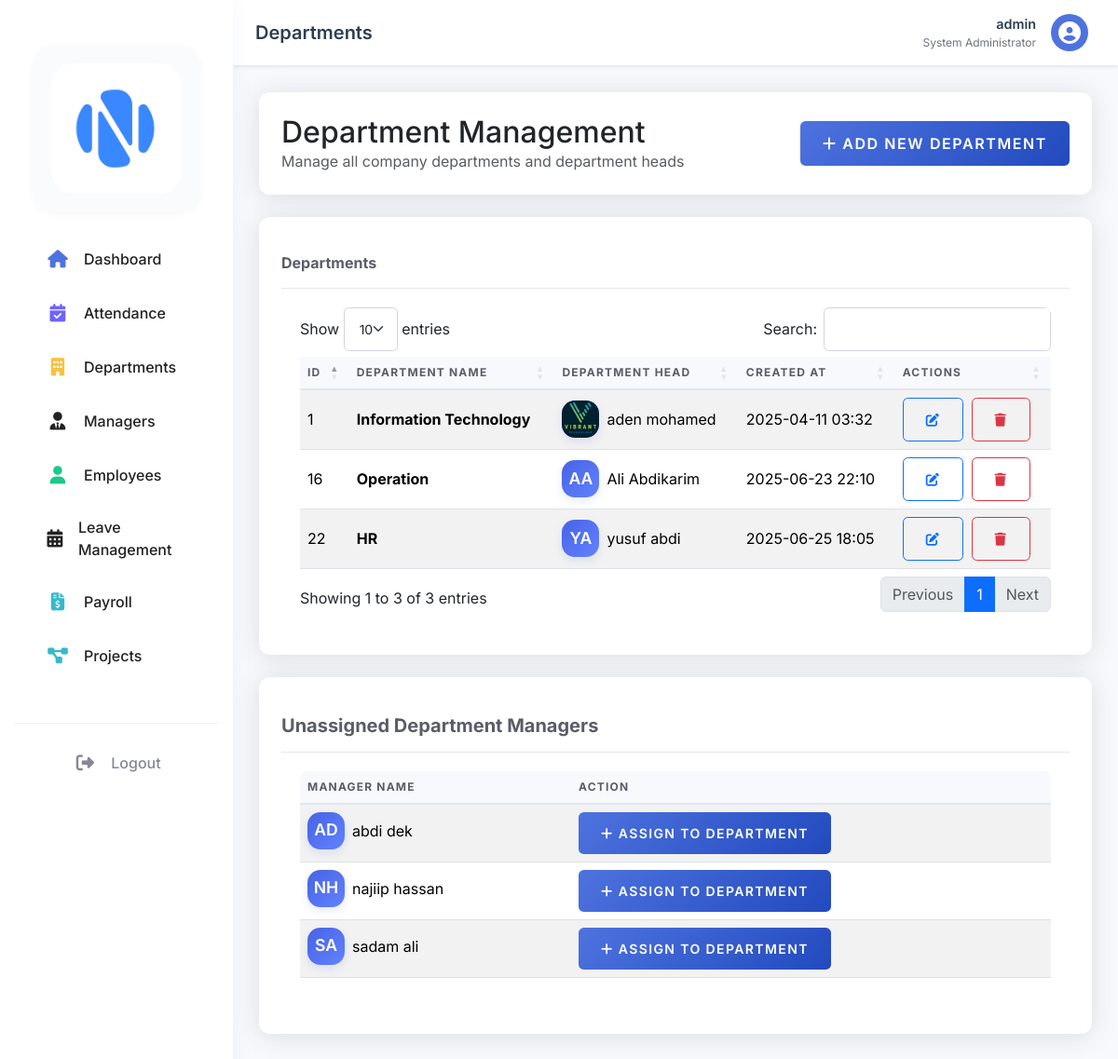
The app's page /dashboard/admin/departments.php (signed in), older data.
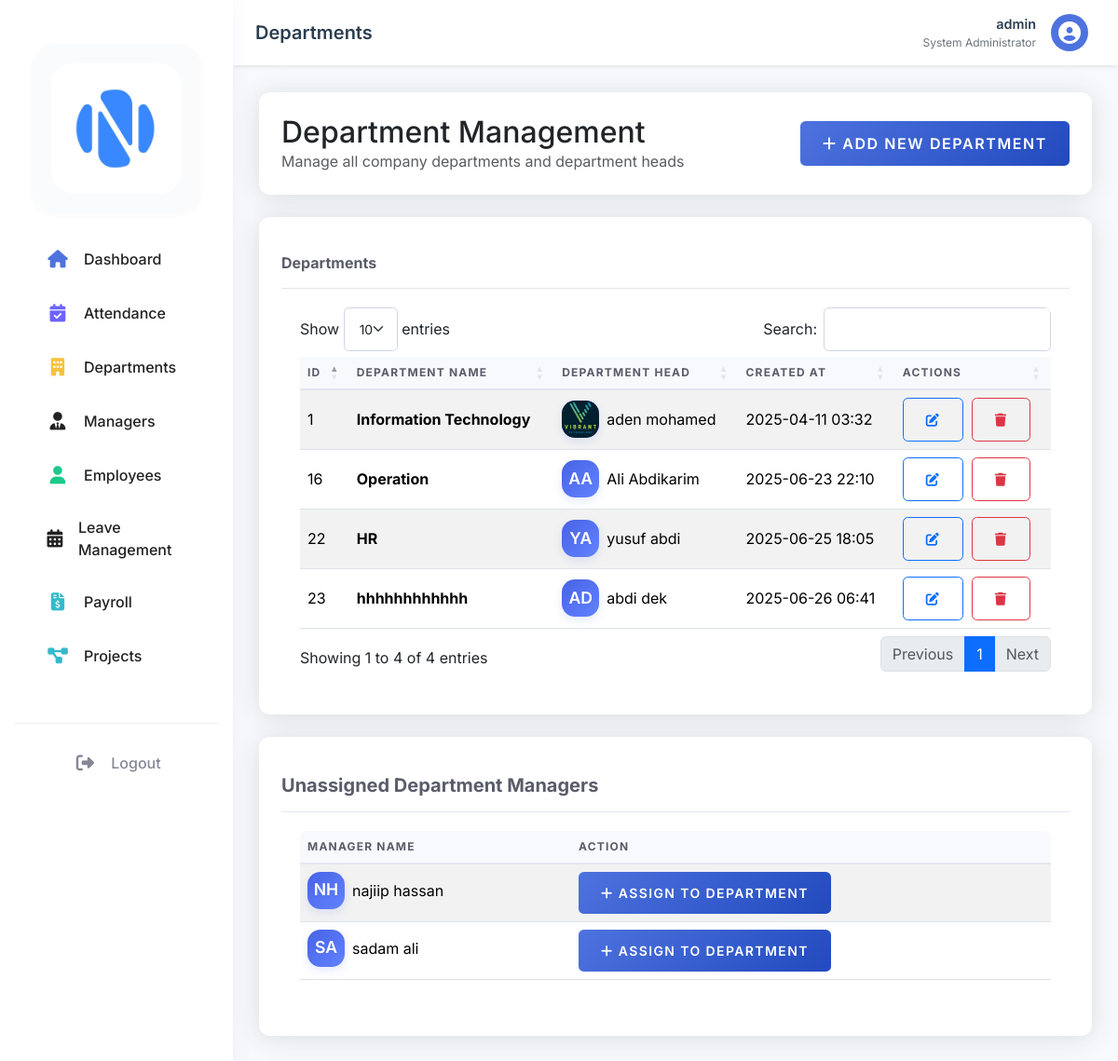
The same page, newer data.
### tables this page shows
CREATE TABLE `departments` (
  `dept_id` int(11) NOT NULL,
  `dept_name` varchar(100) NOT NULL,
  `dept_head` int(11) DEFAULT NULL,
  `created_at` timestamp NOT NULL DEFAULT CURRENT_TIMESTAMP
);

CREATE TABLE `employees` (
  `emp_id` int(11) NOT NULL,
  `user_id` int(11) DEFAULT NULL,
  `first_name` varchar(50) NOT NULL,
  `last_name` varchar(50) NOT NULL,
  `dept_id` int(11) DEFAULT NULL,
  `position` varchar(100) DEFAULT NULL,
  `hire_date` date DEFAULT NULL,
  `basic_salary` decimal(10,2) DEFAULT '0.00',
  `salary` decimal(10,2) DEFAULT NULL,
  `phone` varchar(20) DEFAULT NULL,
  `address` text,
  `profile_image` varchar(255) DEFAULT NULL,
  `gender` enum('male','female') NOT NULL DEFAULT 'male'
);

CREATE TABLE `users` (
  `user_id` int(11) NOT NULL,
  `username` varchar(50) NOT NULL,
  `password` varchar(255) NOT NULL,
  `email` varchar(100) NOT NULL,
  `role` enum('admin','hr','manager','employee') NOT NULL,
  `status` enum('active','inactive','on_leave','deleted') DEFAULT 'active',
  `created_at` timestamp NOT NULL DEFAULT CURRENT_TIMESTAMP,
  `last_login` timestamp NULL DEFAULT NULL,
  `reset_token` varchar(64) DEFAULT NULL,
  `reset_token_expires` datetime DEFAULT NULL,
  `reset_code` varchar(6) DEFAULT NULL,
  `reset_code_expires` datetime DEFAULT NULL
);

### dashboard/admin/departments.php (the view, shortened to what the changed rows need)
<?php
require_once '../../config/database.php';
try {
    $stmt = $pdo->query("
        SELECT d.*, CONCAT(e.first_name, ' ', e.last_name) as head_name
        FROM departments d
        LEFT JOIN users u ON d.dept_head = u.user_id
        LEFT JOIN employees e ON u.user_id = e.user_id
        ORDER BY d.dept_name
    ");
    $departments = $stmt->fetchAll();
    $stmt = $pdo->query("
        SELECT u.user_id, CONCAT(e.first_name, ' ', e.last_name) as full_name
        FROM users u
        JOIN employees e ON u.user_id = e.user_id
        WHERE u.role = 'manager'
        AND u.status = 'active'
        AND u.user_id NOT IN (SELECT dept_head FROM departments WHERE dept_head IS NOT NULL)
        ORDER BY e.first_name
    ");
    $unassigned_managers = $stmt->fetchAll();
} catch (PDOException $e) {
    $error = "Error fetching data: " . $e->getMessage();
}
?>
<!DOCTYPE html>
<html lang="en">
<head>
    <link href="https://cdn.jsdelivr.net/npm/bootstrap@5.3.2/dist/css/bootstrap.min.css" rel="stylesheet">
    <link rel="stylesheet" href="https://cdnjs.cloudflare.com/ajax/libs/font-awesome/6.4.0/css/all.min.css">
    <link rel="stylesheet" href="https://cdn.datatables.net/1.11.5/css/dataTables.bootstrap5.min.css">
    <link rel="stylesheet" href="../../assets/css/dashboard.css">
</head>
<body>
    <div class="main-content" id="main-content">
        <div class="container-fluid py-4">
            <div class="dashboard-header mb-4">
                <div class="d-flex justify-content-between align-items-center">
                    <div>
                        <h1 class="h2 mb-0">Department Management</h1>
                    </div>
                </div>
            </div>
            <div class="modern-card">
                <div class="card-body">
                    <div class="table-responsive">
                        <table id="departmentsTable" class="table table-striped table-hover align-middle">
                            <thead class="table-light">
                                <tr>
                                    <th>ID</th>
                                    <th>Department Name</th>
                                    <th>Department Head</th>
                                    <th>Created At</th>
                                    <th>Actions</th>
                                </tr>
                            </thead>
                            <tbody>
                                <?php foreach ($departments as $dept): ?>
                                <tr>
                                    <td><?php echo $dept['dept_id']; ?></td>
                                    <td><strong><?php echo htmlspecialchars($dept['dept_name']); ?></strong></td>
                                    <td>
                                        <div class="d-flex align-items-center gap-2">
                                            <div class="team-avatar">
                                                <?php
                                                $headImg = null;
                                                $headFirst = '';
                                                $headLast = '';
                                                if (!empty($dept['dept_head'])) {
                                                    $stmtHead = $pdo->prepare("SELECT e.profile_image, e.first_name, e.last_name FROM employees e JOIN users u ON e.user_id = u.user_id WHERE u.user_id = ?");
                                                    $stmtHead->execute([$dept['dept_head']]);
                                                    $headRow = $stmtHead->fetch();
                                                    if ($headRow) {
                                                        $headImg = $headRow['profile_image'] ?? null;
                                                        $headFirst = $headRow['first_name'] ?? '';
                                                        $headLast = $headRow['last_name'] ?? '';
                                                    }
                                                }
                                                if ($headImg) {
                                                    echo '<img src="../../uploads/profile_photos/' . htmlspecialchars($headImg) . '" alt="Profile" />';
                                                } elseif ($headFirst || $headLast) {
                                                    $initials = strtoupper(substr($headFirst, 0, 1) . substr($headLast, 0, 1));
                                                    echo $initials;
                                                } else {
                                                    echo 'NA';
                                                }
                                                ?>
                                            </div>
                                            <span>
                                                <?php
                                                if ($headFirst || $headLast) {
                                                    echo htmlspecialchars(trim($headFirst . ' ' . $headLast));
                                                } else {
                                                    echo 'NA';
                                                }
                                                ?>
                                            </span>
                                        </div>
                                    </td>
                                    <td><?php echo date('Y-m-d H:i', strtotime($dept['created_at'])); ?></td>
                                    <td>
                                        <button class="btn btn-sm btn-outline-primary me-1" title="Edit" onclick="editDepartment(<?php echo htmlspecialchars(json_encode($dept)); ?>)">
                                            <i class="fas fa-edit"></i>
                                        </button>
                                        <button class="btn btn-sm btn-outline-danger" title="Delete" onclick="deleteDepartment(<?php echo $dept['dept_id']; ?>)">
                                            <i class="fas fa-trash"></i>
                                        </button>
                                    </td>
                                </tr>
                                <?php endforeach; ?>
                            </tbody>
                        </table>
                    </div>
                </div>
            </div>
            <div class="modern-card">
                <div class="card-body">
                    <?php if (count($unassigned_managers) > 0): ?>
                        <div class="table-responsive">
                            <table class="table table-striped">
                                <thead>
                                    <tr>
                                        <th>Manager Name</th>
                                        <th>Action</th>
                                    </tr>
                                </thead>
                                <tbody>
                                    <?php foreach ($unassigned_managers as $manager): ?>
                                    <tr>
                                        <td>
    <div class="d-flex align-items-center gap-2">
        <div class="team-avatar">
            <?php
            $img = null;
            $first = '';
            $last = '';
            if (!empty($manager['user_id'])) {
                $stmtImg = $pdo->prepare("SELECT profile_image, first_name, last_name FROM employees WHERE user_id = ?");
                $stmtImg->execute([$manager['user_id']]);
                $imgRow = $stmtImg->fetch();
                if ($imgRow) {
                    $img = $imgRow['profile_image'] ?? null;
                    $first = $imgRow['first_name'] ?? '';
                    $last = $imgRow['last_name'] ?? '';
                }
            }
            if ($img) {
                echo '<img src="../../uploads/profile_photos/' . htmlspecialchars($img) . '" alt="Profile" />';
            } elseif ($first || $last) {
                $initials = strtoupper(substr($first, 0, 1) . substr($last, 0, 1));
                echo $initials;
            } else {
                echo 'NA';
            }
            ?>
        </div>
        <span>
            <?php
            if ($first || $last) {
                echo htmlspecialchars(trim($first . ' ' . $last));
            } else {
                echo 'NA';
            }
            ?>
        </span>
    </div>
</td>
                                        <td>
                                            <button class="btn btn-sm btn-primary" data-bs-toggle="modal" data-bs-target="#addDeptModal"
                                                onclick="preSelectManager('<?php echo $manager['user_id']; ?>')">
                                                <i class="fas fa-plus"></i> Assign to Department
                                            </button>
                                        </td>
                                    </tr>
                                    <?php endforeach; ?>
                                </tbody>
                            </table>
                        </div>
                    <?php else: ?>
                        <p class="text-muted mb-0">All managers are currently assigned to departments.</p>
                    <?php endif; ?>
                </div>
            </div>
        </div>
    </div>
</body>
</html>

Row changes from the older to the newer data that the page shows:
no longer on this page (row edited): users: employees.first_name+last_name "AD", employees.first_name+last_name "abdi dek"
added departments: dept_id "23", dept_name "hhhhhhhhhhhh", employees.first_name+last_name "AD", employees.first_name+last_name "abdi dek", created_at "2025-06-26 06:41"
Text that changed along with them:
text written by a page script: "Show entries Search: Showing 1 to 3 of 3 entries Previous 1 Next" → "Show entries Search: Showing 1 to 4 of 4 entries Previous 1 Next"
